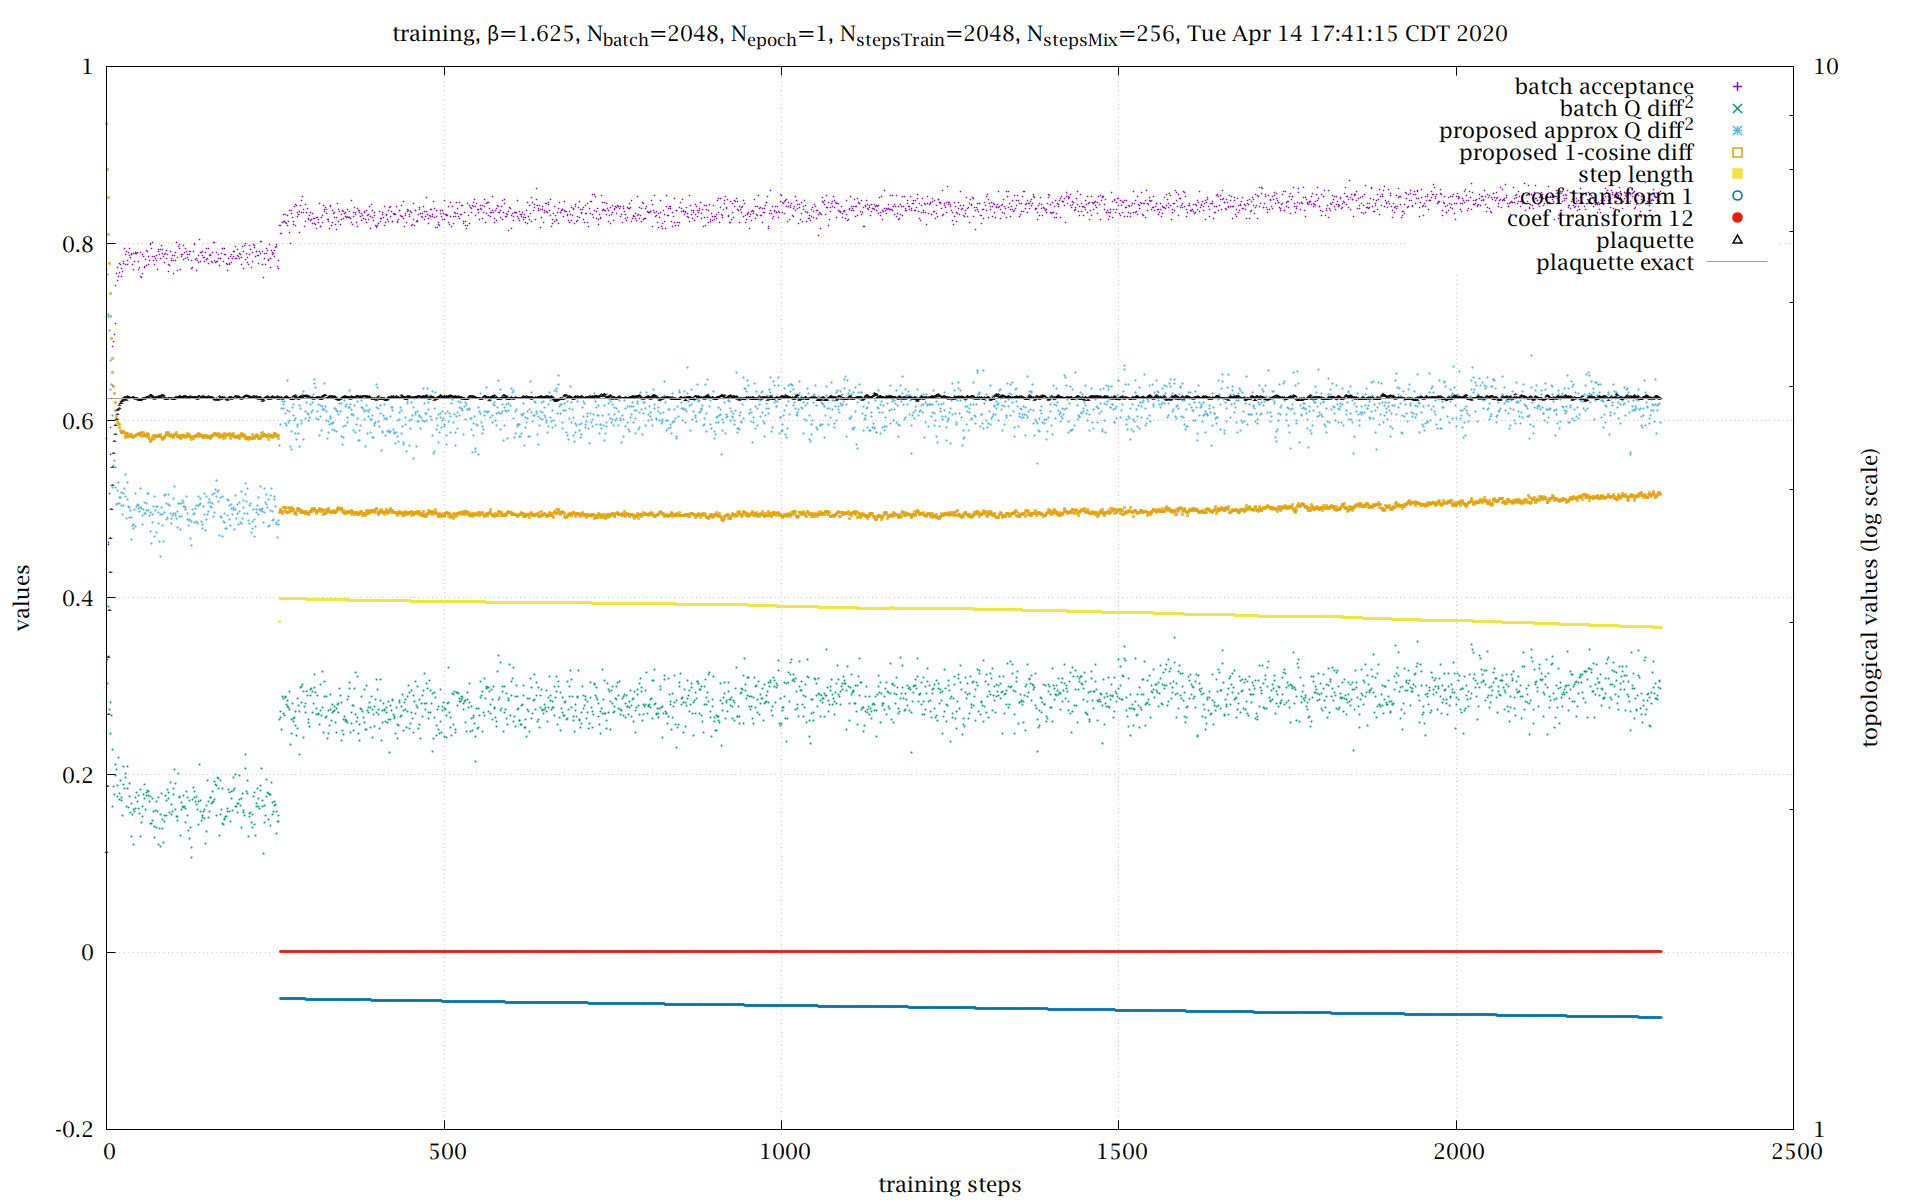

The gnuplot source for this figure:
#!/usr/bin/env gnuplot
set term pngcairo size 1920,1200 font "Lucida Bright OT,16"
set output ARG0[*:strlen(ARG0)-2].'png'
beta='1.625'
batch=2048
epoch=1
stepsTrain=2048
stepsMix=256

steps=stepsTrain+stepsMix
file=ARG0[*:strlen(ARG0)-2].'log'

j(ex)="<jconsole -js 'exit echo ".ex."'"
$plaq<<e
(,: 1 bi % 0 bi=:1 : '"'"'(i.0) H. (1+m)@(0.25&*)@*: * ^&m@-: % (!m)"_'"'"')
e
plaqStep=j('($~2,~2%~#),|:(,~(e%~b,0)-~])' . $plaq[1] . '>:(b=:'.beta.'-1)*e%~>:i.e=:'.epoch)
#steptobeta(n)=1.+(beta-1.)*n/steps/epoch
#steptobetaT(n)=1.+(beta-1.)*((1+int(n/stepsTrain))*stepsMix+n)/steps/epoch
betatostep(b) = (b-1.)*steps*epoch/(beta-1.)
step(n) = n
stepT(n) = n+stepsMix

set pointsize 0.25

set log y2
set ytics nomirror
set y2tics nomirror
set autoscale  y
set autoscale y2
set grid

set title 'training, β=' . beta . ', N_{batch}=' . batch . ', N_{epoch}=' . epoch . ', N_{stepsTrain}=' . stepsTrain . ', N_{stepsMix}='. stepsMix . ', ' . system('date -r '.file)
#set xlabel 'β'
set xlabel 'training steps'
set ylabel 'values'
set y2label 'topological values (log scale)'

do for [i=1:20] { eval 'st'.i.'="w p lc '.i.' pt '.i.' notitle, 1/0 w p lc '.i.' pt '.i.' lw 1.5 ps 1.5 t"' }
plot \
	"<awk -F '[][,: ]*' '/^accept/{print $2}' ".file u (step($0)):1 @st1 'batch acceptance', \
	"<awk -F '[][,: ]*' '/^topo:/{x=0;for(i=2;i<NF;++i){qq[i]=$i;x+=(qo[i]-qq[i])**2}print x/(NF-2); for(i in qq)qo[i]=qq[i]}' ".file u (step($0)):1 axes x1y2 @st2 'batch Q diff^2', \
	"<awk -F '[][,: ]*' '/^topoDiff/{print $2}' ".file u (step($0)):1 axes x1y2 @st3 'proposed approx Q diff^2', \
	"<awk -F '[][,: ]*' '/^cosDiff/{print $2}' ".file u (step($0)):1 @st4 'proposed 1-cosine diff', \
	"<awk -F '[][,: ]*' '/^weights/{print $2}' ".file u (stepT($0)):1 @st5 'step length', \
	"<awk -F '[][,: ]*' 'w==1{print $2} w>0{w--} /^weights/{w=1}' ".file u (stepT($0)):(atan($1)/pi) @st6 'coef transform 1', \
	"<awk -F '[][,: ]*' 'w==1{print $2} w>0{w--} /^weights/{w=12}' ".file u (stepT($0)):(atan($1)/pi) @st7 'coef transform 12', \
	"<awk -F '[][,: ]*' '/^plaq/{print $2}' ".file u (step($0)):1 @st8 'plaquette', \
	plaqStep u (betatostep($1)):2 w l lc rgb '#a0a0a0' t 'plaquette exact'
